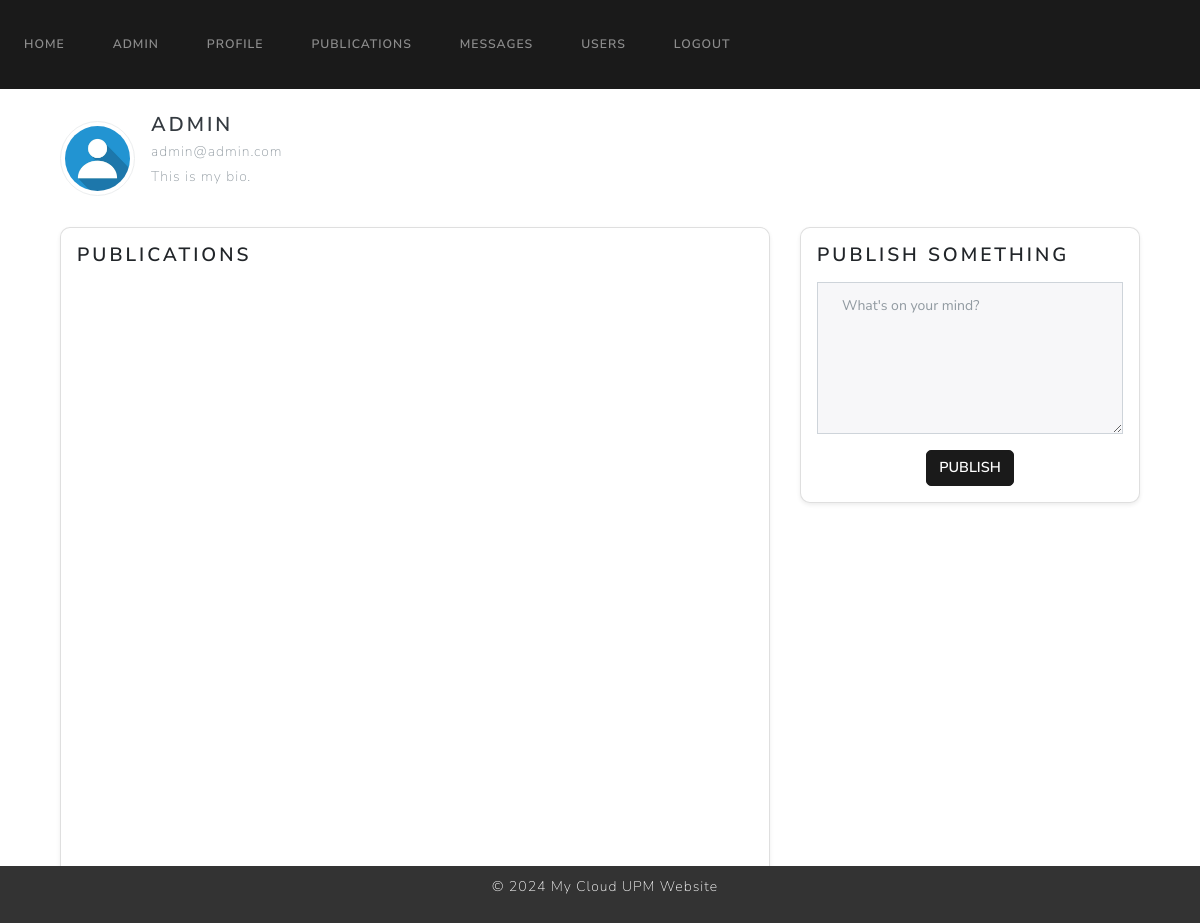
The page /publications (signed in) on the database as committed earlier.
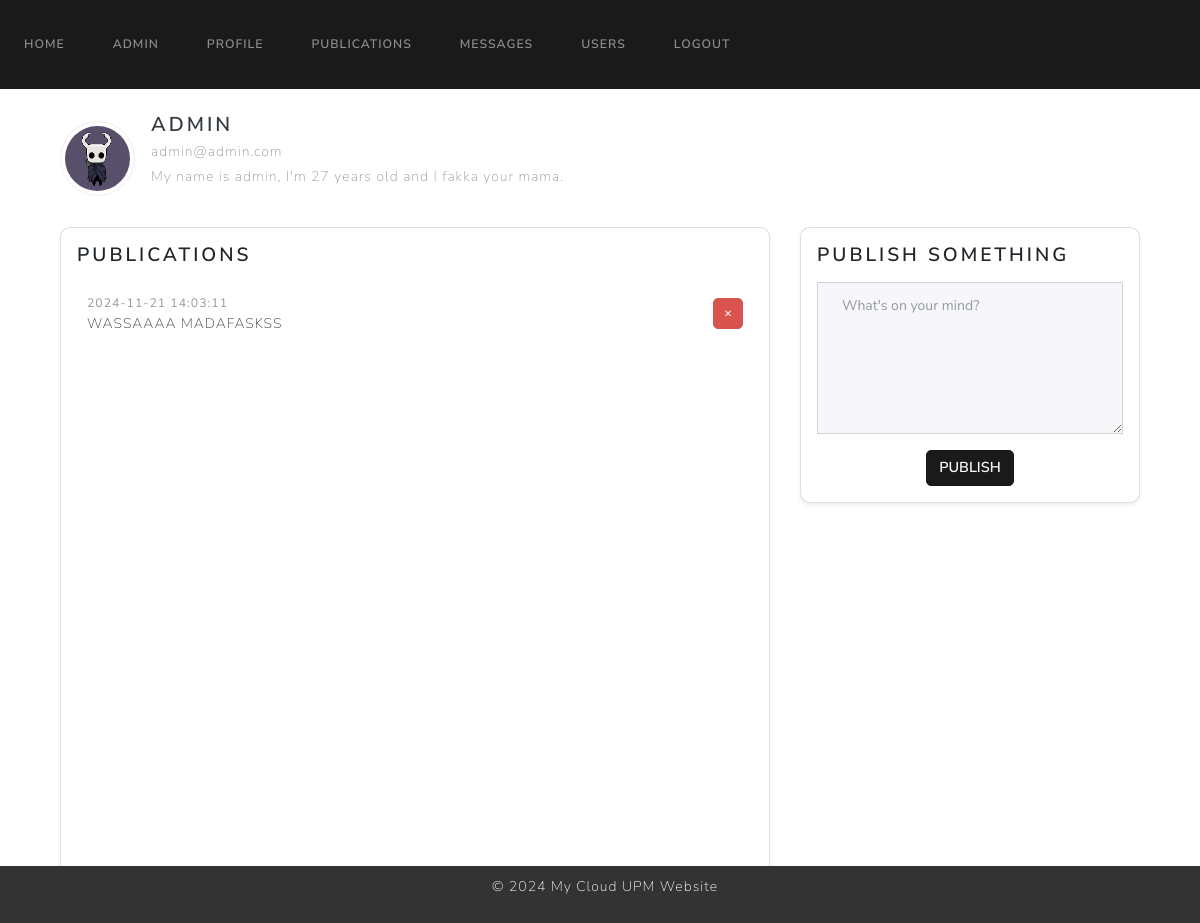
The same page on the database as committed later.
### website/models.py (models this page shows)
class User(UserMixin, db.Model):
    id = db.Column(db.Integer, primary_key=True)
    name = db.Column(db.String(100), unique=False, nullable=False)
    surname = db.Column(db.String(100), unique=False, nullable=False)
    email = db.Column(db.String(100), unique=True, nullable=False)
    password = db.Column(db.String(100), nullable=False)
    bio = db.Column(db.Text, default="This is my bio.")  # Bio field
    role = db.Column(db.Integer, nullable=False, default=1)  # 0 para admin, 1 para usuario regular
    is_blocked = db.Column(db.Boolean, nullable=False, default=False)  # Nuevo campo para indicar si el usuario está bloqueado
    profile_pic = db.Column(db.String(150), default='default.jpg')
    twitter = db.Column(db.String(255), nullable=True)    # Twitter URL
    linkedin = db.Column(db.String(255), nullable=True)   # LinkedIn URL
    publications = db.relationship('Publication')
    login_records = db.relationship('LoginRecord')

class Publication(db.Model):
    id = db.Column(db.Integer, primary_key=True)
    content = db.Column(db.Text, nullable=False)
    date = db.Column(db.DateTime(timezone=True), default=func.now())
    user_id = db.Column(db.Integer, db.ForeignKey('user.id'), nullable=False)

### website/views.py (the view, shortened to what this page needs)
@views.route('/publications', methods=['GET', 'POST'])
@login_required
def publications():
    return render_template("publications.html", user=current_user)

### website/templates/publications.html (shortened to what this page needs)
{% extends "base.html" %}
{% block content %}
<div class="container mt-4">
    <div class="d-flex align-items-center mb-4">
        <div class="me-3">
            {% if user.profile_pic %}
                <img src="{{ url_for('static', filename='profile_pics/' + user.profile_pic) }}" alt="Profile Picture" class="profile-pic img-thumbnail">
            {% else %}
                <img src="{{ url_for('static', filename='profile_pics/default.jpg') }}" alt="Default Profile Picture" class="profile-pic img-thumbnail">
            {% endif %}
        </div>
        <div>
            <h4 class="text-dark mb-1">{{ user.name }}</h4>
            <p class="text-muted mb-0">{{ user.email }}</p>
            <p class="text-muted mt-1">{{ user.bio }}</p>
        </div>
    </div>
    <div class="row">
        <div class="col-md-8">
            <div class="card shadow-sm p-3 mb-4">
                <h5 class="card-title">Publications</h5>
                <div style="height: 600px; overflow-y: auto;">
                    <ul class="list-group list-group-flush" id="publications">
                        {% for publication in user.publications %}
                        <li class="list-group-item d-flex justify-content-between align-items-center">
                            <div>
                                <small class="text-muted">{{ publication.date }}</small>
                                <p class="mb-0 text-dark">{{ publication.content }}</p>
                            </div>
                            {% if user.email == current_user.email %}
                            <button type="button" class="btn btn-sm btn-danger" onclick="deletePublication('{{publication.id}}')">
                                &times;
                            </button>
                            {% endif %}
                        </li>
                        {% endfor %}
                    </ul>
                </div>
            </div>
        </div>
        {% if user.email == current_user.email %}
        <div class="col-md-4">
            <div class="card shadow-sm p-3">
                <h5 class="card-title">Publish Something</h5>
                <form method="post">
                    <div class="mb-3">
                        <textarea name="publication" class="form-control" rows="6" placeholder="What's on your mind?"></textarea>
                    </div>
                    <div class="text-center">
                        <button type="submit" class="btn btn-primary btn-sm">Publish</button>
                    </div>
                </form>
            </div>
        </div>
        {% endif %}
    </div>
</div>
{% endblock %}

Rows that differ between the two databases and show on the page:
changed User "ADMIN": profile_pic: picture added in place of a placeholder; bio "This is my bio." → "My name is admin, I'm 27 years old and I fakka your mama."
added Publication: date "2024-11-21 14:03:11", content "WASSAAAA MADAFASKSS"
